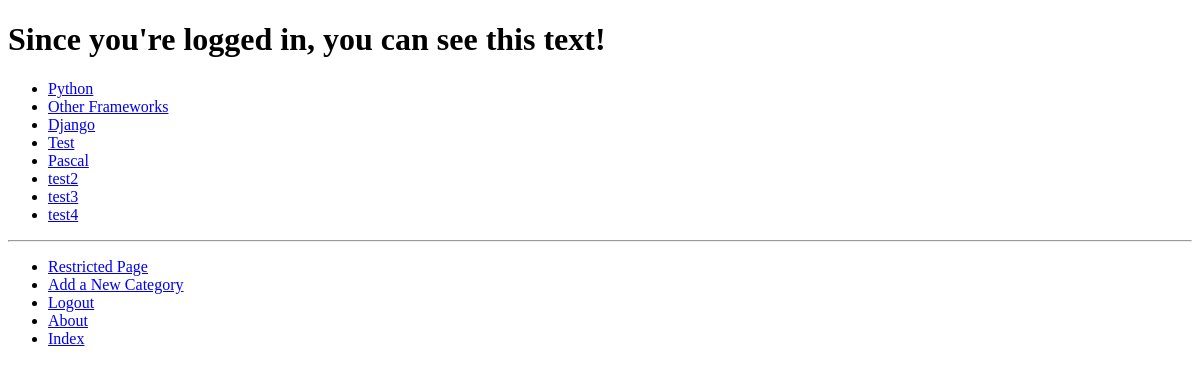
The app's page /rango/restricted/ (signed in), older data.
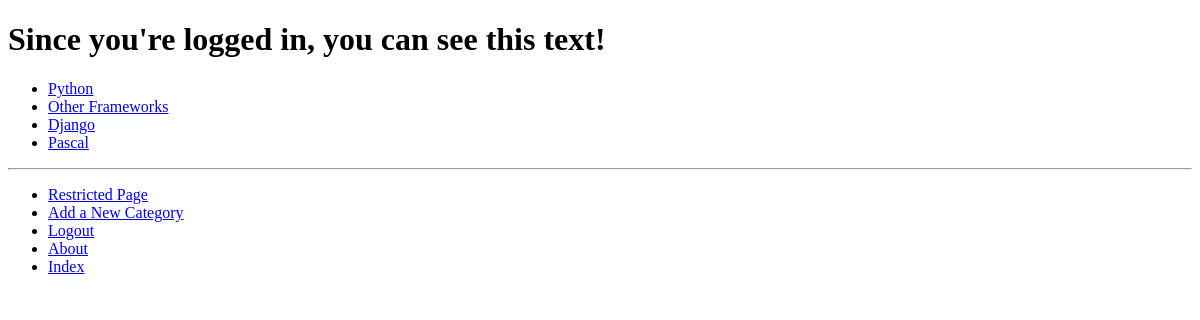
The same page, newer data.
### rango/models.py (models this page shows, shortened)
class Category(models.Model):
	name = models.CharField(max_length=128, unique=True)
	views = models.IntegerField(default = 0)
	likes = models.IntegerField(default = 0)
	slug = models.SlugField(unique=True)
	class Meta:
		verbose_name_plural = 'Categories'

### rango/views.py (the view)
@login_required
def restricted(request):
	return render(request, 'rango/restricted.html', {})

### rango/templatetags/rango_template_tags.py (called while the page is built)
@register.inclusion_tag('rango/cats.html')
def get_category_list(cat=None):
	return {'cats': Category.objects.all(), 'act_cat': cat}

### templates/rango/restricted.html (shortened to what this page needs)
{% extends 'rango/base.html' %}
{% load staticfiles %}
{% block body_block %}
	<h1>Since you're logged in, you can see this text!</h1>
{% endblock %}

### templates/rango/cats.html
<ul>
{% if cats %}
	{% for c in cats %}
		{% if c == act_cat %}
			<li>
			<strong>
				<a href="{% url 'show_category' c.slug %}">{{ c.name }}
			</strong>
			</li>
		{% else %}
			<li>
				<a href="{% url 'show_category' c.slug %}">{{ c.name }}</a>
			</li>
		{% endif %}
	{% endfor %}
{% else %}
	<li> <strong>There are no categories present.</strong></li>
{% endif %}
</ul>

Row changes from the older to the newer data that the page shows:
removed Category: name "Test"
removed Category: name "test2"
removed Category: name "test3"
removed Category: name "test4"
